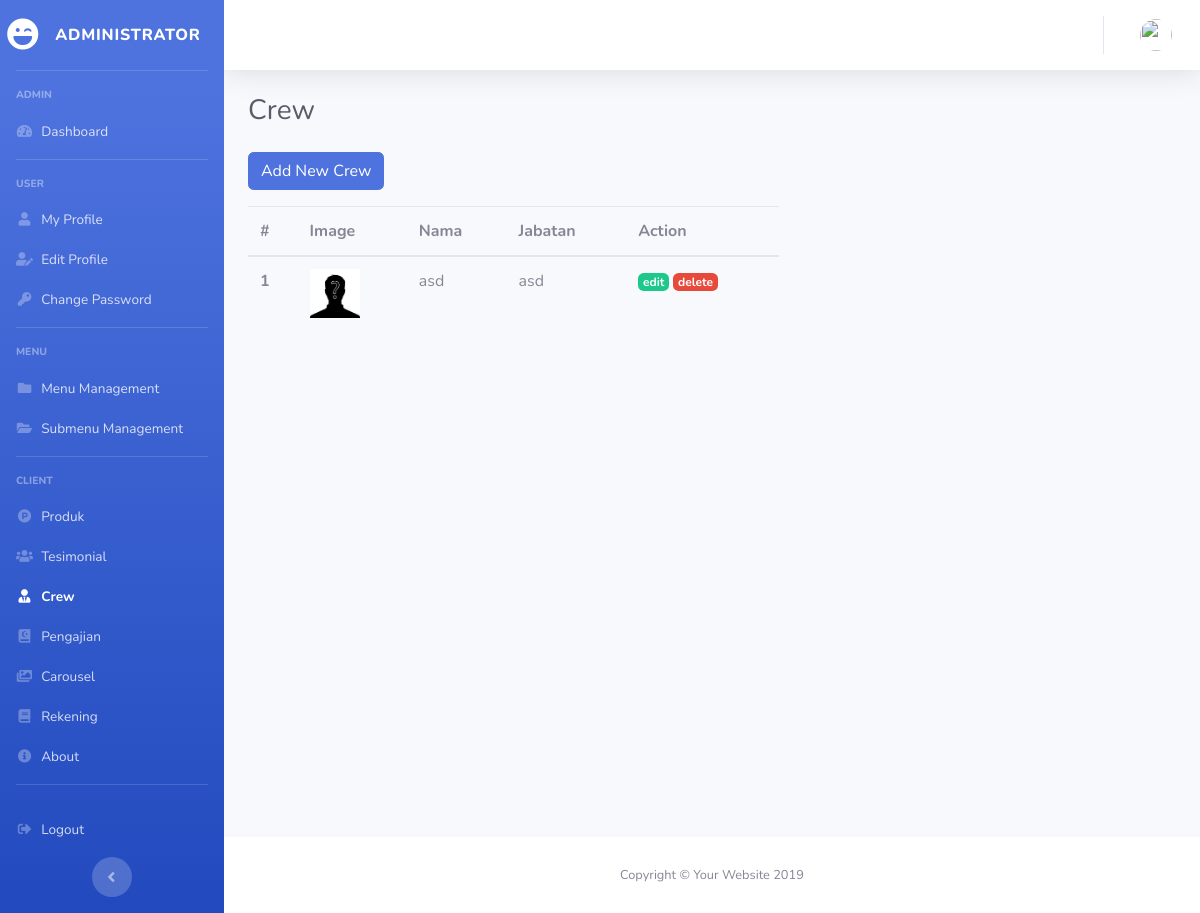
Screenshot of /index.php/crew with the database file from the repository.
### tables this page shows
CREATE TABLE `user_menu` (
  `id` int(11) NOT NULL,
  `menu` varchar(128) NOT NULL
);

CREATE TABLE `sub_menu` (
  `id` int(11) NOT NULL,
  `judul` varchar(128) NOT NULL,
  `menu_id` int(11) NOT NULL,
  `url` varchar(128) NOT NULL,
  `icon` varchar(128) NOT NULL,
  `is_active` int(1) NOT NULL
);

CREATE TABLE `tb_crew` (
  `id` int(11) NOT NULL,
  `nama` varchar(128) NOT NULL,
  `jabatan` varchar(128) NOT NULL,
  `foto` varchar(128) NOT NULL
);

### application/controllers/Crew.php (called while the page is built, shortened)
<?php
	class Crew extends CI_Controller {
		public function index() {
			$data['judul'] = "Crew";
			$data['user'] = $this->db->get_where('tb_user', ['email' => $this->session->userdata('email')])->row_array();
			$data['crew'] = $this->db->get('tb_crew')->result_array();
			$this->form_validation->set_rules('nama', 'Nama', 'required');
			$this->form_validation->set_rules('jabatan', 'Pekerjaan', 'required');
			if($this->form_validation->run() == FALSE) {
				$this->load->view('templates/admin_header', $data);
				$this->load->view('templates/admin_sidebar', $data);
				$this->load->view('templates/admin_topbar', $data);
				$this->load->view('crew/index', $data);
				$this->load->view('templates/admin_footer');
			}
		}
	}
 ?>

### index.php (called while the page is built, shortened)
<?php
require_once BASEPATH.'core/CodeIgniter.php';

### application/views/crew/index.php (the view, shortened to what this page needs)
   <div class="container-fluid">
     <h1 class="h3 mb-4 text-gray-800"><?php echo $judul; ?></h1>
     	<div class="row">
     		<div class="col-md-7">
<a href="" class="btn btn-primary mb-3" data-toggle="modal" data-target="#addNewCrew">Add New Crew</a>
     			<table class="table table-hover">
  <thead>
    <tr>
      <th scope="col">#</th>
      <th scope="col">Image</th>
      <th scope="col">Nama</th>
      <th scope="col">Jabatan</th>
      <th scope="col">Action</th>
    </tr>
  </thead>
  <tbody>
  	<?php $i = 1; ?>
  	<?php foreach($crew as $c) : ?>
    <tr>
      <th scope="row"><?php echo $i; ?></th>
      <td><img src="<?php echo base_url(); ?>assets/img/upload/crew/<?php echo $c['foto']; ?>" width="50"></td>
      <td><?php echo $c['nama']; ?></td>
      <td><?php echo $c['jabatan']; ?></td>
      <td>
      	<a href="<?php echo base_url(); ?>crew/edit/<?php echo $c['id']; ?>" class="badge badge-success">edit</a>
      	<a href="<?php echo base_url(); ?>crew/delete/<?php echo $c['id']; ?>" class="badge badge-danger">delete</a>
      </td>
    </tr>
    <?php $i++; ?>
	<?php endforeach; ?>
  </tbody>
</table>
     		</div>
     	</div>
   </div>
 </div>

### application/views/templates/admin_sidebar.php (shortened to what this page needs)
<div id="wrapper">
  <ul class="navbar-nav bg-gradient-primary sidebar sidebar-dark accordion" id="accordionSidebar">
    <a class="sidebar-brand d-flex align-items-center justify-content-center" href="index.html">
      <div class="sidebar-brand-icon">
        <i class="fas fa-laugh-wink"></i>
      </div>
      <div class="sidebar-brand-text mx-3">Administrator</div>
    </a>
    <hr class="sidebar-divider">
    <?php
        $queryMenu = "SELECT * FROM user_menu";
        $menu = $this->db->query($queryMenu)->result_array();
     ?>
     <?php foreach($menu as $m) : ?>
        <div class="sidebar-heading">
          <?php echo $m['menu']; ?>
        </div>
          <?php
              $menu_id = $m['id'];
              $querySubMenu = "SELECT `sub_menu`.*, `user_menu`.`menu`
                                 FROM `sub_menu` JOIN `user_menu`
                                 ON `sub_menu`.`menu_id` = `user_menu`.`id`
                                WHERE `sub_menu`.`menu_id` = $menu_id
                                AND `sub_menu`.`is_active` = 1";
              $subMenu = $this->db->query($querySubMenu)->result_array();
           ?>
           <?php foreach($subMenu as $sm) : ?>
            <?php if($judul == $sm['judul']) : ?>
              <li class="nav-item active">
            <?php else : ?>
              <li class="nav-item">
            <?php endif; ?>
              <a class="nav-link pb-0" href="<?php echo base_url() . $sm['url']; ?>">
                <i class="<?php echo $sm['icon']; ?>"></i>
                <span><?php echo $sm['judul']; ?></span></a>
            </li>
          <?php endforeach; ?>
              <hr class="sidebar-divider mt-3">
      <?php endforeach; ?>
    <li class="nav-item">
      <a class="nav-link" href="<?php echo base_url(); ?>auth/logout">
        <i class="fas fa-fw fa-sign-out-alt"></i>
        <span>Logout</span></a>
    </li>
    <div class="text-center d-none d-md-inline">
      <button class="rounded-circle border-0" id="sidebarToggle"></button>
    </div>
  </ul>

### rows the page displays
user_menu: menu "ADMIN"
sub_menu: judul "Dashboard"
user_menu: menu "USER"
sub_menu: judul "My Profile"
sub_menu: judul "Edit Profile"
sub_menu: judul "Change Password"
user_menu: menu "MENU"
sub_menu: judul "Menu Management"
sub_menu: judul "Submenu Management"
user_menu: menu "CLIENT"
sub_menu: judul "Produk"
sub_menu: judul "Tesimonial"
sub_menu: judul "Crew"
sub_menu: judul "Pengajian"
sub_menu: judul "Carousel"
sub_menu: judul "Rekening"
sub_menu: judul "About"
tb_crew: foto (placeholder picture), nama "asd", jabatan "asd"

### other values shown
$judul "Crew"
